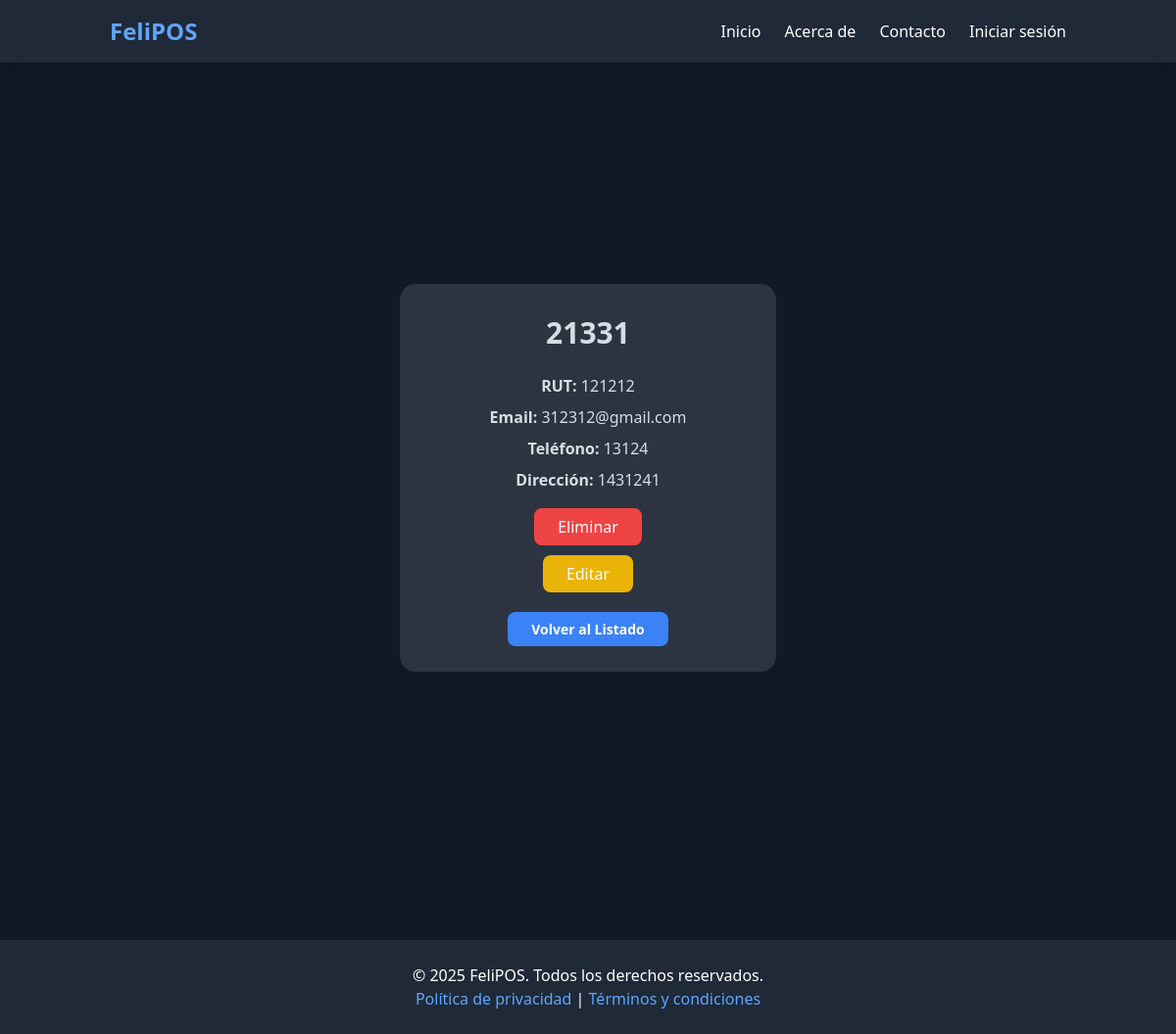
Screenshot of /clientes/2/ with the database file from the repository.
### punto_venta/models.py (models this page shows, shortened)
class Cliente(models.Model):
    user = models.OneToOneField(User, on_delete=models.CASCADE, null=True, blank=True)  # Relación con User
    rut = models.CharField(max_length=20)
    nombre = models.CharField(max_length=100)
    email = models.EmailField(blank=True, null=True)
    telefono = models.CharField(blank=True, null=True, max_length=15)
    direccion = models.TextField(blank=True, null=True)

### punto_venta/views.py (the view)
# urls.py: path('clientes/<int:pk>/', views.cliente_detail, name='cliente_detail'),
def cliente_detail(request, pk):
    cliente = get_object_or_404(Cliente, pk=pk)
    if request.method == "POST" and 'delete' in request.POST:
        cliente.delete()
        messages.success(request, "Cliente eliminado con éxito.")
        return redirect('clientes_list')
    return render(request, "cliente/cliente_detail.html", {"cliente": cliente})

### punto_venta/templates/cliente/cliente_detail.html (shortened to what this page needs)
{% extends 'base.html' %}
{% load static tailwind_tags %}
{% block content %}
<div class="flex flex-col items-center justify-center min-h-screen text-center px-6">
    <div class="grid grid-cols-1 lg:grid-cols-1">
        <div class="card bg-neutral text-neutral-content w-full md:w-96">
            <div class="card-body items-center text-center">
                <h1 class="text-3xl font-semibold mb-4">{{ cliente.nombre }}</h1>
                <p><strong>RUT:</strong> {{ cliente.rut }}</p>
                <p><strong>Email:</strong> {{ cliente.email }}</p>
                <p><strong>Teléfono:</strong> {{ cliente.telefono }}</p>
                <p><strong>Dirección:</strong> {{ cliente.direccion }}</p>
                {% if confirm_delete %}
                    <form action="{% url 'cliente_delete' cliente.id %}" method="POST">
                        {% csrf_token %}
                        <p class="text-lg mb-4">¿Estás seguro de que deseas eliminar este cliente?</p>
                        <button type="submit" class="px-6 py-2 bg-red-500 text-white rounded-lg hover:bg-red-600 transition-all duration-300">Eliminar</button>
                        <a href="{% url 'clientes_list' %}" class="px-6 py-2 bg-gray-500 text-white rounded-lg hover:bg-gray-600 transition-all duration-300 ml-4">Cancelar</a>
                    </form>
                {% else %}
                    <div class="mt-4 text-right">
                        <a href="{% url 'cliente_delete' cliente.id %}" class="px-6 py-2 bg-red-500 text-white rounded-lg hover:bg-red-600 transition-all duration-300">Eliminar</a>
                    </div>
                {% endif %}
                <div class="mt-4 text-right">
                    <a href="{% url 'cliente_edit' cliente.pk %}" class="px-6 py-2 bg-yellow-500 text-white rounded-lg hover:bg-yellow-600 transition-all duration-300">Editar</a>
                </div>
                <div class="mt-6 text-right">
                    <a href="{% url 'clientes_list' %}" class="px-6 py-2 bg-blue-500 text-white text-sm font-semibold rounded-lg hover:bg-blue-600 transition-all duration-300">Volver al Listado</a>
                </div>
            </div>
        </div>
    </div>
</div>
{% endblock %}

### rows the page displays
Cliente: nombre "21331", rut "121212", email "312312@gmail.com", telefono "13124", direccion "1431241"
